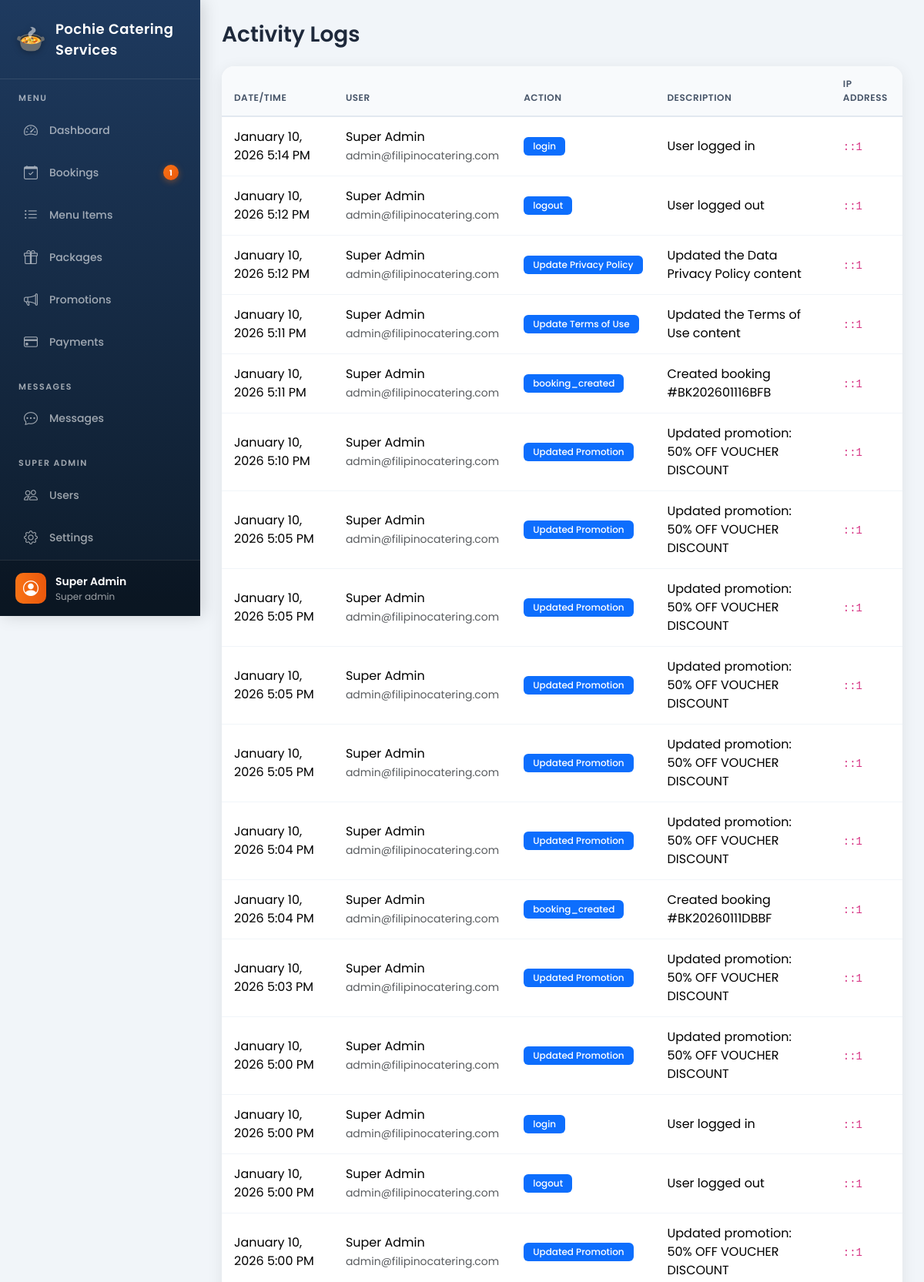
Page /admin/activity-logs.php (signed in, upper part) on the committed database.
### tables this page shows
CREATE TABLE `activity_logs` (
  `id` int(11) NOT NULL,
  `user_id` int(11) DEFAULT NULL,
  `action` varchar(255) DEFAULT NULL,
  `description` text DEFAULT NULL,
  `ip_address` varchar(45) DEFAULT NULL,
  `created_at` timestamp NOT NULL DEFAULT current_timestamp()
);

CREATE TABLE `users` (
  `id` int(11) NOT NULL,
  `email` varchar(100) NOT NULL,
  `password` varchar(255) NOT NULL,
  `first_name` varchar(50) NOT NULL,
  `last_name` varchar(50) NOT NULL,
  `phone` varchar(20) DEFAULT NULL,
  `address` text DEFAULT NULL,
  `role` enum('customer','staff','admin','super_admin') DEFAULT 'customer',
  `profile_image` varchar(255) DEFAULT NULL,
  `is_active` tinyint(1) DEFAULT 1,
  `created_at` timestamp NOT NULL DEFAULT current_timestamp(),
  `updated_at` timestamp NOT NULL DEFAULT current_timestamp() ON UPDATE current_timestamp(),
  `email_verified` tinyint(1) DEFAULT 0
);

### config/functions.php (called while the page is built, shortened)
<?php
function formatDateTime($datetime) {
    return date('F j, Y g:i A', strtotime($datetime));
}
?>

### admin/activity-logs.php (the view, shortened to what this page needs)
<?php
require_once '../config/functions.php';
$logs = $conn->query("SELECT al.*, u.first_name, u.last_name, u.email
                      FROM activity_logs al
                      LEFT JOIN users u ON al.user_id = u.id
                      ORDER BY al.created_at DESC LIMIT 100");
?>
<!DOCTYPE html>
<html lang="en">
<head>
    <link href="https://cdn.jsdelivr.net/npm/bootstrap@5.3.2/dist/css/bootstrap.min.css" rel="stylesheet">
    <link href="https://cdn.jsdelivr.net/npm/bootstrap-icons@1.11.1/font/bootstrap-icons.css" rel="stylesheet">
</head>
<body>
    <?php include 'includes/sidebar.php'; ?>
    <div class="main-content">
        <h3 class="mb-4">Activity Logs</h3>
        <div class="card">
            <div class="card-body p-0">
                <div class="table-responsive">
                    <table class="table table-hover mb-0">
                        <thead class="table-light">
                            <tr>
                                <th>Date/Time</th>
                                <th>User</th>
                                <th>Action</th>
                                <th>Description</th>
                                <th>IP Address</th>
                            </tr>
                        </thead>
                        <tbody>
                            <?php if ($logs && $logs->num_rows > 0): ?>
                            <?php while($log = $logs->fetch_assoc()): ?>
                            <tr>
                                <td><?= formatDateTime($log['created_at']) ?></td>
                                <td>
                                    <?= htmlspecialchars($log['first_name'] . ' ' . $log['last_name']) ?><br>
                                    <small class="text-muted"><?= htmlspecialchars($log['email']) ?></small>
                                </td>
                                <td><span class="badge bg-primary"><?= htmlspecialchars($log['action']) ?></span></td>
                                <td><?= htmlspecialchars($log['description'] ?? '-') ?></td>
                                <td><code><?= htmlspecialchars($log['ip_address']) ?></code></td>
                            </tr>
                            <?php endwhile; ?>
                            <?php else: ?>
                            <tr><td colspan="5" class="text-center text-muted py-4">No activity logs yet</td></tr>
                            <?php endif; ?>
                        </tbody>
                    </table>
                </div>
            </div>
        </div>
    </div>
</body>
</html>

### admin/activity-logs.php (style rules this page uses)
body { font-family: 'Poppins', sans-serif; }

### admin/includes/sidebar.php (style rules this page uses)
:root { --sidebar-bg: linear-gradient(180deg, #1e3a5f 0%, #0d1b2a 100%); --sidebar-width: 260px; --nav-item-hover: rgba(255, 255, 255, 0.1); --nav-item-active: linear-gradient(90deg, #f97316 0%, #ea580c 100%); --accent-color: #f97316; --text-primary: #ffffff; --text-secondary: rgba(255, 255, 255, 0.6); }
* { margin: 0; padding: 0; box-sizing: border-box; }
body { font-family: 'Poppins', sans-serif; background: #f1f5f9; }
.main-content { margin-left: var(--sidebar-width); padding: 28px; min-height: 100vh; background: #f1f5f9; }
.main-content h3 { font-weight: 600; color: #1e293b; margin-bottom: 8px; }
.card { border: none; border-radius: 16px; box-shadow: 0 4px 20px rgba(0, 0, 0, 0.08); overflow: hidden; }
.card-body { padding: 20px; }
.table { margin-bottom: 0; }
.table thead th { background: #f8fafc; border-bottom: 2px solid #e2e8f0; font-weight: 600; color: #475569; text-transform: uppercase; font-size: 12px; letter-spacing: 0.5px; padding: 14px 16px; }
.table tbody td { padding: 14px 16px; vertical-align: middle; border-bottom: 1px solid #f1f5f9; }
.badge { padding: 6px 12px; font-weight: 500; font-size: 12px; border-radius: 6px; }

### rows in the picture
activity_logs: created_at "January 10, 2026 5:14 PM", user.last_name "Super Admin", user.email "admin@filipinocatering.com", action "login", description "User logged in", ip_address "::1"
activity_logs: created_at "January 10, 2026 5:12 PM", user.last_name "Super Admin", user.email "admin@filipinocatering.com", action "logout", description "User logged out", ip_address "::1"
activity_logs: created_at "January 10, 2026 5:12 PM", user.last_name "Super Admin", user.email "admin@filipinocatering.com", action "Update Privacy Policy", description "Updated the Data Privacy Policy content", ip_address "::1"
activity_logs: created_at "January 10, 2026 5:11 PM", user.last_name "Super Admin", user.email "admin@filipinocatering.com", action "Update Terms of Use", description "Updated the Terms of Use content", ip_address "::1"
activity_logs: created_at "January 10, 2026 5:11 PM", user.last_name "Super Admin", user.email "admin@filipinocatering.com", action "booking_created", description "Created booking #BK202601116BFB", ip_address "::1"
activity_logs: created_at "January 10, 2026 5:10 PM", user.last_name "Super Admin", user.email "admin@filipinocatering.com", action "Updated Promotion", description "Updated promotion: 50% OFF VOUCHER DISCOUNT", ip_address "::1"
activity_logs: created_at "January 10, 2026 5:05 PM", user.last_name "Super Admin", user.email "admin@filipinocatering.com", action "Updated Promotion", description "Updated promotion: 50% OFF VOUCHER DISCOUNT", ip_address "::1"
activity_logs: created_at "January 10, 2026 5:05 PM", user.last_name "Super Admin", user.email "admin@filipinocatering.com", action "Updated Promotion", description "Updated promotion: 50% OFF VOUCHER DISCOUNT", ip_address "::1"
activity_logs: created_at "January 10, 2026 5:05 PM", user.last_name "Super Admin", user.email "admin@filipinocatering.com", action "Updated Promotion", description "Updated promotion: 50% OFF VOUCHER DISCOUNT", ip_address "::1"
activity_logs: created_at "January 10, 2026 5:05 PM", user.last_name "Super Admin", user.email "admin@filipinocatering.com", action "Updated Promotion", description "Updated promotion: 50% OFF VOUCHER DISCOUNT", ip_address "::1"
activity_logs: created_at "January 10, 2026 5:04 PM", user.last_name "Super Admin", user.email "admin@filipinocatering.com", action "Updated Promotion", description "Updated promotion: 50% OFF VOUCHER DISCOUNT", ip_address "::1"
activity_logs: created_at "January 10, 2026 5:04 PM", user.last_name "Super Admin", user.email "admin@filipinocatering.com", action "booking_created", description "Created booking #BK20260111DBBF", ip_address "::1"
activity_logs: created_at "January 10, 2026 5:03 PM", user.last_name "Super Admin", user.email "admin@filipinocatering.com", action "Updated Promotion", description "Updated promotion: 50% OFF VOUCHER DISCOUNT", ip_address "::1"
activity_logs: created_at "January 10, 2026 5:00 PM", user.last_name "Super Admin", user.email "admin@filipinocatering.com", action "Updated Promotion", description "Updated promotion: 50% OFF VOUCHER DISCOUNT", ip_address "::1"
activity_logs: created_at "January 10, 2026 5:00 PM", user.last_name "Super Admin", user.email "admin@filipinocatering.com", action "login", description "User logged in", ip_address "::1"
activity_logs: created_at "January 10, 2026 5:00 PM", user.last_name "Super Admin", user.email "admin@filipinocatering.com", action "logout", description "User logged out", ip_address "::1"
activity_logs: created_at "January 10, 2026 5:00 PM", user.last_name "Super Admin", user.email "admin@filipinocatering.com", action "Updated Promotion", description "Updated promotion: 50% OFF VOUCHER DISCOUNT", ip_address "::1"

### other values in the picture
$sidebarSiteName "Pochie Catering Services"
$adminNotifs['new_bookings'] "1"
$_SESSION['user_name'] "Super Admin"
str_replace('_', ' ', getUserRole()) "Super admin"
